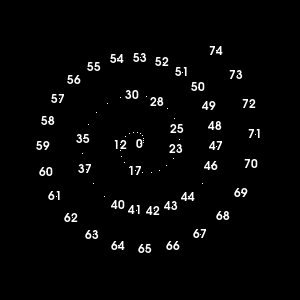

Here is the Python script that generated this plot:
#!/usr/bin/env python

# Test vtkDynamic2DLabelMapper with a spiral of labeled points.

import vtkmodules.vtkInteractionStyle  # noqa: F401
import vtkmodules.vtkRenderingOpenGL2  # noqa: F401

import math

from vtkmodules.vtkCommonCore import (
    vtkPoints,
    vtkStringArray,
)
from vtkmodules.vtkCommonDataModel import (
    vtkCellArray,
    vtkPolyData,
)
from vtkmodules.vtkRenderingCore import (
    vtkActor,
    vtkActor2D,
    vtkPolyDataMapper,
    vtkRenderWindow,
    vtkRenderWindowInteractor,
    vtkRenderer,
)
from vtkmodules.vtkRenderingLabel import vtkDynamic2DLabelMapper

num_points = 75

# Create spiral polydata
spiral_points = vtkPoints()
spiral_points.SetNumberOfPoints(num_points)

spiral_cells = vtkCellArray()

for i in range(num_points):
    v = 20.0 * float(i) / num_points
    x = v * math.cos(v)
    y = v * math.sin(v)
    spiral_points.SetPoint(i, x, y, 0.0)
    spiral_cells.InsertNextCell(1, [i])

spiral_poly = vtkPolyData()
spiral_poly.SetPoints(spiral_points)
spiral_poly.SetVerts(spiral_cells)

# Add label array
name_array = vtkStringArray()
name_array.SetName("name")
for i in range(num_points):
    name_array.InsertNextValue(str(i))
spiral_poly.GetPointData().AddArray(name_array)

# Dynamic label mapper and actor
label_mapper = vtkDynamic2DLabelMapper()
label_mapper.SetInputData(spiral_poly)

label_actor = vtkActor2D()
label_actor.SetMapper(label_mapper)

# Polydata display mapper and actor
spiral_mapper = vtkPolyDataMapper()
spiral_mapper.SetInputData(spiral_poly)

spiral_actor = vtkActor()
spiral_actor.SetMapper(spiral_mapper)

# Renderer
renderer = vtkRenderer()
renderer.AddActor(label_actor)
renderer.AddActor(spiral_actor)

# Render window
render_window = vtkRenderWindow()
render_window.AddRenderer(renderer)
render_window.SetWindowName("dynamic2d label mapper")

# Scene
renderer.ResetCamera()

# Interactor
interactor = vtkRenderWindowInteractor()
interactor.SetRenderWindow(render_window)

interactor.Initialize()
interactor.Start()
